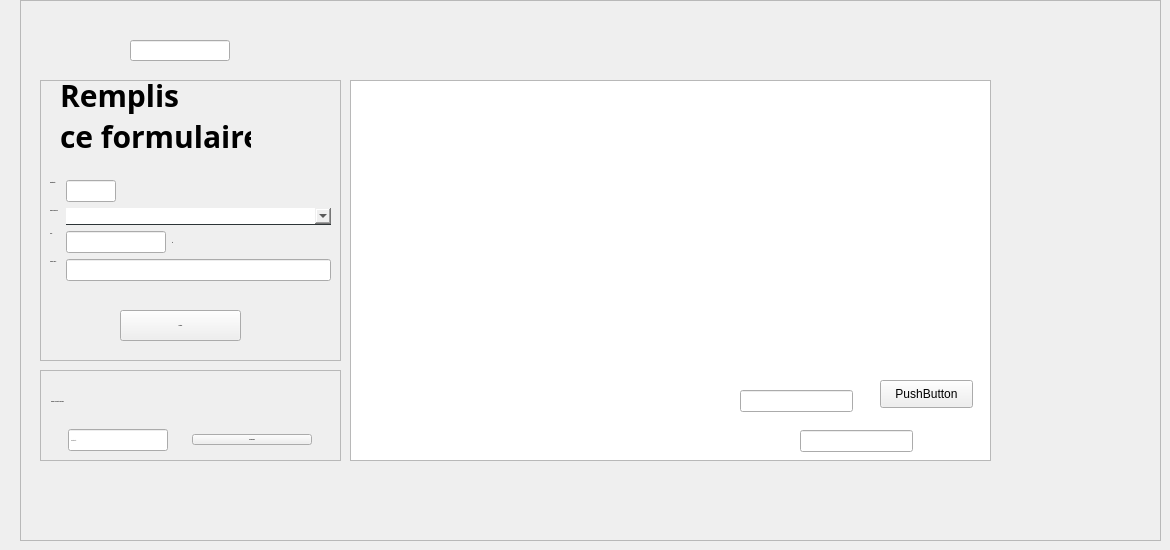
     <widget class="QWidget" name="tab_3">
      <attribute name="title">
       <string>Achat de service</string>
      </attribute>
      <widget class="QFrame" name="frame_18">
       <property name="geometry">
        <rect>
         <x>20</x>
         <y>0</y>
         <width>1141</width>
         <height>541</height>
        </rect>
       </property>
       <property name="frameShape">
        <enum>QFrame::StyledPanel</enum>
       </property>
       <property name="frameShadow">
        <enum>QFrame::Raised</enum>
       </property>
       <widget class="QTableView" name="tab1_5">
        <property name="geometry">
         <rect>
          <x>330</x>
          <y>80</y>
          <width>641</width>
          <height>381</height>
         </rect>
        </property>
        <property name="styleSheet">
         <string notr="true"/>
        </property>
       </widget>
       <widget class="QFrame" name="frame1_8">
        <property name="geometry">
         <rect>
          <x>20</x>
          <y>370</y>
          <width>301</width>
          <height>91</height>
         </rect>
        </property>
        <property name="frameShape">
         <enum>QFrame::StyledPanel</enum>
        </property>
        <property name="frameShadow">
         <enum>QFrame::Raised</enum>
        </property>
       </widget>
       <widget class="QPushButton" name="refresh_6">
        <property name="geometry">
         <rect>
          <x>130</x>
          <y>20</y>
          <width>61</width>
          <height>51</height>
         </rect>
        </property>
        <property name="styleSheet">
         <string notr="true">QPushButton{
background-color: transparent;

background: none;
border: none;
background-repeat: none;
}
</string>
        </property>
       </widget>
       <widget class="QWidget" name="verticalLayoutWidget_9">
        <property name="geometry">
         <rect>
          <x>30</x>
          <y>380</y>
          <width>281</width>
          <height>71</height>
         </rect>
        </property>
        <layout class="QVBoxLayout" name="verticalLayout_10">
         <item>
          <widget class="QLabel" name="label_76">
           <property name="font">
            <font>
             <family>century gothic</family>
             <pointsize>-1</pointsize>
             <weight>75</weight>
             <bold>true</bold>
            </font>
           </property>
           <property name="styleSheet">
            <string notr="true">QLabel{
color: black;

border: none;
}</string>
           </property>
           <property name="text">
            <string>    Choisir un achat à annuler</string>
           </property>
          </widget>
         </item>
         <item>
          <layout class="QHBoxLayout" name="horizontalLayout_11">
           <item>
            <widget class="QLineEdit" name="sup_id_5">
             <property name="maximumSize">
              <size>
               <width>100</width>
               <height>16777215</height>
              </size>
             </property>
             <property name="font">
              <font>
               <family>century gothic</family>
               <pointsize>-1</pointsize>
               <weight>75</weight>
               <bold>true</bold>
              </font>
             </property>
             <property name="text">
              <string/>
             </property>
             <property name="placeholderText">
              <string>Identifiant </string>
             </property>
            </widget>
           </item>
           <item>
            <widget class="QPushButton" name="supprimerchantier_5">
             <property name="maximumSize">
              <size>
               <width>120</width>
               <height>16777215</height>
              </size>
             </property>
             <property name="font">
              <font>
               <family>century gothic</family>
               <pointsize>-1</pointsize>
               <weight>75</weight>
               <bold>true</bold>
              </font>
             </property>
             <property name="text">
              <string>SUPPRIMER</string>
             </property>
            </widget>
           </item>
          </layout>
         </item>
        </layout>
       </widget>
       <widget class="QFrame" name="frame_19">
        <property name="geometry">
         <rect>
          <x>20</x>
          <y>80</y>
          <width>301</width>
          <height>281</height>
         </rect>
        </property>
        <property name="frameShape">
         <enum>QFrame::StyledPanel</enum>
        </property>
        <property name="frameShadow">
         <enum>QFrame::Raised</enum>
        </property>
        <widget class="QPushButton" name="addTypeService_5">
         <property name="geometry">
          <rect>
           <x>80</x>
           <y>230</y>
           <width>121</width>
           <height>31</height>
          </rect>
         </property>
         <property name="font">
          <font>
           <family>century gothic</family>
           <pointsize>-1</pointsize>
           <weight>75</weight>
           <bold>true</bold>
          </font>
         </property>
         <property name="text">
          <string>Acheter</string>
         </property>
        </widget>
        <widget class="QLabel" name="label_80">
         <property name="geometry">
          <rect>
           <x>20</x>
           <y>0</y>
           <width>191</width>
           <height>71</height>
          </rect>
         </property>
         <property name="font">
          <font>
           <family>century gothic</family>
           <pointsize>-1</pointsize>
           <weight>75</weight>
           <bold>true</bold>
          </font>
         </property>
         <property name="styleSheet">
          <string notr="true">font-family:century gothic;
font-size:30px;</string>
         </property>
         <property name="text">
          <string>Remplis 
ce formulaire</string>
         </property>
        </widget>
        <widget class="QWidget" name="formLayoutWidget_6">
         <property name="geometry">
          <rect>
           <x>10</x>
           <y>100</y>
           <width>281</width>
           <height>116</height>
          </rect>
         </property>
         <layout class="QFormLayout" name="formLayout_6">
          <item row="0" column="0">
           <widget class="QLabel" name="label_20">
            <property name="font">
             <font>
              <family>century gothic</family>
              <pointsize>-1</pointsize>
              <weight>75</weight>
              <bold>true</bold>
             </font>
            </property>
            <property name="text">
             <string>Identifiant :</string>
            </property>
           </widget>
          </item>
          <item row="0" column="1">
           <widget class="QLineEdit" name="lineeditid_6">
            <property name="maximumSize">
             <size>
              <width>50</width>
              <height>16777215</height>
             </size>
            </property>
           </widget>
          </item>
          <item row="1" column="0">
           <widget class="QLabel" name="label_100">
            <property name="font">
             <font>
              <family>century gothic</family>
              <pointsize>-1</pointsize>
              <weight>75</weight>
              <bold>true</bold>
             </font>
            </property>
            <property name="text">
             <string>Nom de Service :</string>
            </property>
           </widget>
          </item>
          <item row="3" column="0">
           <widget class="QLabel" name="label_51">
            <property name="font">
             <font>
              <family>century gothic</family>
              <pointsize>-1</pointsize>
              <weight>75</weight>
              <bold>true</bold>
             </font>
            </property>
            <property name="text">
             <string>Prix :</string>
            </property>
           </widget>
          </item>
          <item row="3" column="1">
           <layout class="QHBoxLayout" name="horizontalLayout_3">
            <property name="spacing">
             <number>6</number>
            </property>
            <item>
             <widget class="QLineEdit" name="lineEditbudget_3">
              <property name="maximumSize">
               <size>
                <width>100</width>
                <height>16777215</height>
               </size>
              </property>
             </widget>
            </item>
            <item>
             <widget class="QLabel" name="label_21">
              <property name="font">
               <font>
                <family>century gothic</family>
                <pointsize>-1</pointsize>
                <weight>75</weight>
                <bold>true</bold>
               </font>
              </property>
              <property name="text">
               <string>dt</string>
              </property>
             </widget>
            </item>
           </layout>
          </item>
          <item row="4" column="0">
           <widget class="QLabel" name="label_104">
            <property name="font">
             <font>
              <family>century gothic</family>
              <pointsize>-1</pointsize>
              <weight>75</weight>
              <bold>true</bold>
             </font>
            </property>
            <property name="text">
             <string>Promo Code :</string>
            </property>
           </widget>
          </item>
          <item row="4" column="1">
           <widget class="QLineEdit" name="lineEditadres_8">
            <property name="minimumSize">
             <size>
              <width>50</width>
              <height>0</height>
             </size>
            </property>
           </widget>
          </item>
          <item row="1" column="1">
           <widget class="QComboBox" name="comboBox">
            <property name="styleSheet">
             <string notr="true">QComboBox{
border:none;
border-bottom:1px solid #2d3436;
}
QComboBox::hover{
background: rgba(119,181,254,0.5);
}</string>
            </property>
           </widget>
          </item>
         </layout>
        </widget>
       </widget>
       <widget class="QLineEdit" name="lineEditbudget_4">
        <property name="geometry">
         <rect>
          <x>110</x>
          <y>40</y>
          <width>100</width>
          <height>21</height>
         </rect>
        </property>
        <property name="maximumSize">
         <size>
          <width>100</width>
          <height>16777215</height>
         </size>
        </property>
       </widget>
       <widget class="QPushButton" name="pushButton">
        <property name="geometry">
         <rect>
          <x>860</x>
          <y>380</y>
          <width>93</width>
          <height>28</height>
         </rect>
        </property>
        <property name="text">
         <string>PushButton</string>
        </property>
       </widget>
       <widget class="QLineEdit" name="ID_arduino">
        <property name="geometry">
         <rect>
          <x>720</x>
          <y>390</y>
          <width>113</width>
          <height>22</height>
         </rect>
        </property>
       </widget>
       <widget class="QLineEdit" name="lineEdit_arduino">
        <property name="geometry">
         <rect>
          <x>780</x>
          <y>430</y>
          <width>113</width>
          <height>22</height>
         </rect>
        </property>
       </widget>
       <zorder>frame_19</zorder>
       <zorder>tab1_5</zorder>
       <zorder>frame1_8</zorder>
       <zorder>refresh_6</zorder>
       <zorder>verticalLayoutWidget_9</zorder>
       <zorder>lineEditbudget_4</zorder>
       <zorder>pushButton</zorder>
       <zorder>ID_arduino</zorder>
       <zorder>lineEdit_arduino</zorder>
      </widget>
     </widget>
